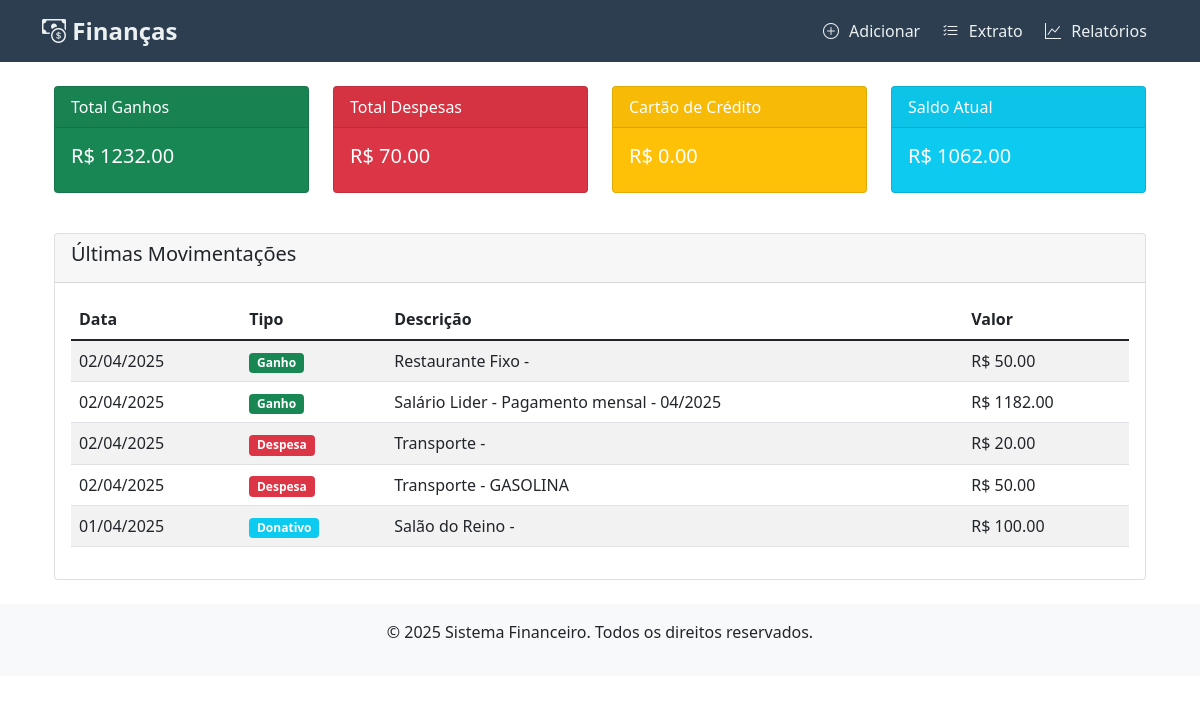
Before: / with the older database file.
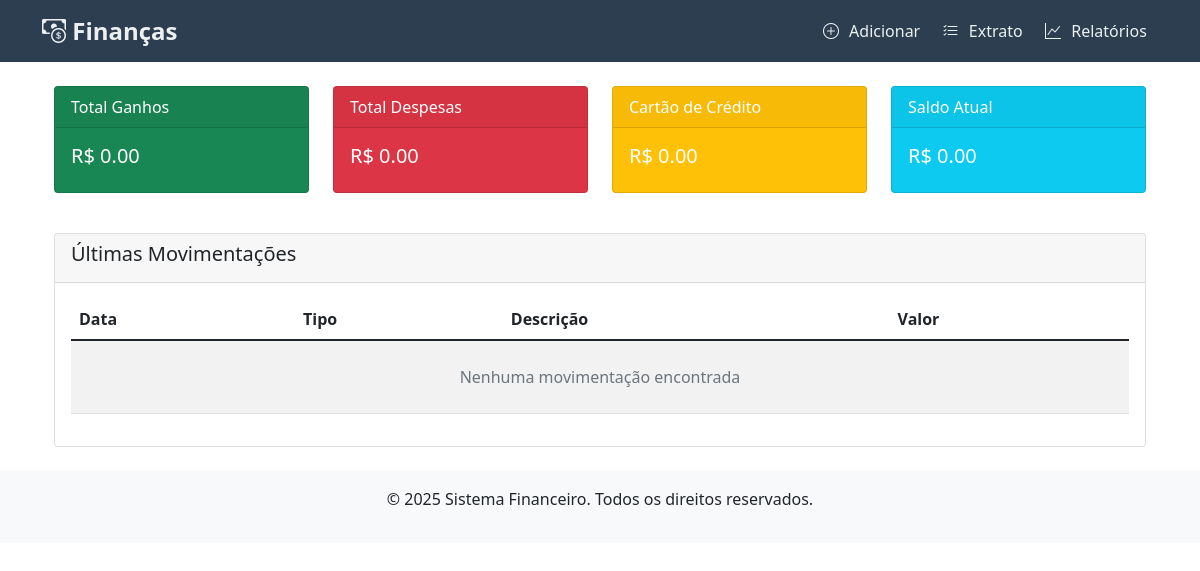
After: the same page with the newer database file.
### app.py (models this page shows)
class Ganho(db.Model):
    id = db.Column(db.Integer, primary_key=True)
    valor = db.Column(db.Float, nullable=False)
    data = db.Column(db.Date, nullable=False)
    origem = db.Column(db.String(50), nullable=False)
    ativo = db.Column(db.Boolean, default=True, nullable=False)
    descricao = db.Column(db.String(200))

class Despesa(db.Model):
    id = db.Column(db.Integer, primary_key=True)
    valor = db.Column(db.Float, nullable=False)
    data = db.Column(db.Date, nullable=False)
    categoria = db.Column(db.String(50), nullable=False)
    ativo = db.Column(db.Boolean, default=True, nullable=False)
    descricao = db.Column(db.String(200))

class Donativo(db.Model):
    id = db.Column(db.Integer, primary_key=True)
    valor = db.Column(db.Float, nullable=False)
    data = db.Column(db.Date, nullable=False)
    instituicao = db.Column(db.String(100), nullable=False)
    ativo = db.Column(db.Boolean, default=True, nullable=False)
    descricao = db.Column(db.String(200))

### app.py (the view)
@app.route('/')
def dashboard():
    try:
        totals = {
            'ganhos': float(db.session.query(func.sum(Ganho.valor)).filter(Ganho.ativo == True).scalar() or 0),
            'despesas': float(db.session.query(func.sum(Despesa.valor))
                         .filter(Despesa.ativo == True)
                         .scalar() or 0),
            'cartao': float(db.session.query(func.sum(CartaoCredito.valor))
                          .filter(CartaoCredito.ativo == True)
                          .scalar() or 0),
            'donativos': float(db.session.query(func.sum(Donativo.valor))
                         .filter(Donativo.ativo == True)
                         .scalar() or 0)
        }
        totals['saldo'] = totals['ganhos'] - totals['despesas'] - totals['cartao'] - totals['donativos']
        transactions = []
        for model in [Ganho, Despesa, CartaoCredito, Donativo]:
            try:
                transactions.extend(model.query.filter(model.ativo == True)
                                  .order_by(model.data.desc())
                                  .limit(5)
                                  .all())
            except:
                continue
        transactions.sort(key=lambda x: x.data if x.data else date.min, reverse=True)
        return render_template('dashboard.html',
                            total_ganhos=totals['ganhos'],
                            total_despesas=totals['despesas'],
                            total_cartao=totals['cartao'],
                            total_donativos=totals['donativos'],
                            saldo=totals['saldo'],
                            movimentacoes=transactions[:5],
                            now=datetime.now())
    except Exception as e:
        app.logger.error(f'Erro no dashboard: {str(e)}', exc_info=True)
        flash('Ocorreu um erro ao carregar os dados. Tente novamente.', 'danger')
        return render_template('dashboard.html',
                            total_ganhos=0,
                            total_despesas=0,
                            total_cartao=0,
                            total_donativos=0,
                            saldo=0,
                            movimentacoes=[],
                            now=datetime.now())

### templates/dashboard.html
{% extends "base.html" %}
{% block content %}
<div class="container mt-4">
    <div class="row">
        <div class="col-md-3">
            <div class="card text-white bg-success mb-3 total-card">
                <div class="card-header">Total Ganhos</div>
                <div class="card-body">
                    <h5 class="card-title">R$ {{ "%.2f"|format(total_ganhos) }}</h5>
                </div>
            </div>
        </div>
        <div class="col-md-3">
            <div class="card text-white bg-danger mb-3 total-card">
                <div class="card-header">Total Despesas</div>
                <div class="card-body">
                    <h5 class="card-title">R$ {{ "%.2f"|format(total_despesas) }}</h5>
                </div>
            </div>
        </div>
        <div class="col-md-3">
            <div class="card text-white bg-warning mb-3 total-card">
                <div class="card-header">Cartão de Crédito</div>
                <div class="card-body">
                    <h5 class="card-title">R$ {{ "%.2f"|format(total_cartao) }}</h5>
                </div>
            </div>
        </div>
        <div class="col-md-3">
            <div class="card text-white bg-info mb-3 total-card">
                <div class="card-header">Saldo Atual</div>
                <div class="card-body">
                    <h5 class="card-title">R$ {{ "%.2f"|format(saldo) }}</h5>
                </div>
            </div>
        </div>
    </div>
    <div class="row mt-4">
        <div class="col-md-12">
            <div class="card">
                <div class="card-header">
                    <h5>Últimas Movimentações</h5>
                </div>
                <div class="card-body">
                    <table class="table table-striped">
                        <thead>
                            <tr>
                                <th>Data</th>
                                <th>Tipo</th>
                                <th>Descrição</th>
                                <th>Valor</th>
                            </tr>
                        </thead>
                        <tbody>
                            {% for mov in movimentacoes %}
                            <tr>
                                <td>{{ mov.data.strftime('%d/%m/%Y') }}</td>
                                <td>
                                    {% if mov.__class__.__name__ == 'Ganho' %}
                                        <span class="badge bg-success">Ganho</span>
                                    {% elif mov.__class__.__name__ == 'Despesa' %}
                                        <span class="badge bg-danger">Despesa</span>
                                    {% elif mov.__class__.__name__ == 'CartaoCredito' %}
                                        <span class="badge bg-warning">Cartão</span>
                                    {% else %}
                                        <span class="badge bg-info">Donativo</span>
                                    {% endif %}
                                </td>
                                <td>
                                    {% if mov.__class__.__name__ == 'Ganho' %}
                                        {{ mov.origem }} - {{ mov.descricao if mov.descricao else '' }}
                                    {% elif mov.__class__.__name__ == 'Despesa' %}
                                        {{ mov.categoria }} - {{ mov.descricao if mov.descricao else '' }}
                                    {% elif mov.__class__.__name__ == 'CartaoCredito' %}
                                        {{ mov.parcela }} - {{ mov.descricao if mov.descricao else '' }}
                                    {% else %}
                                        {{ mov.instituicao }} - {{ mov.descricao if mov.descricao else '' }}
                                    {% endif %}
                                </td>
                                <td>R$ {{ "%.2f"|format(mov.valor) }}</td>
                            </tr>
                            {% else %}
                            <tr>
                                <td colspan="4" class="text-center text-muted py-4">
                                    Nenhuma movimentação encontrada
                                </td>
                            </tr>
                            {% endfor %}
                        </tbody>
                    </table>
                </div>
            </div>
        </div>
    </div>
</div>
{% endblock %}

### templates/base.html (shortened to what this page needs)
<!DOCTYPE html>
<html lang="pt-BR">
<head>
    <link href="https://cdn.jsdelivr.net/npm/bootstrap@5.1.3/dist/css/bootstrap.min.css" rel="stylesheet">
    <link href="https://cdn.jsdelivr.net/npm/bootstrap-icons@1.8.0/font/bootstrap-icons.css" rel="stylesheet">
</head>
<body>
    <header>
        <nav class="navbar navbar-expand-lg navbar-dark">
            <div class="container">
                <a class="navbar-brand" href="{{ url_for('dashboard') }}">
                    <i class="bi bi-cash-coin"></i> Finanças
                </a>
                <div class="collapse navbar-collapse" id="navbarNav">
                    <ul class="navbar-nav ms-auto">
                        <li class="nav-item">
                            <a class="nav-link {% if request.endpoint == 'adicionar_movimentacao' %}active{% endif %}"
                               href="{{ url_for('adicionar_movimentacao') }}">
                                <i class="bi bi-plus-circle"></i> Adicionar
                            </a>
                        </li>
                        <li class="nav-item">
                            <a class="nav-link {% if request.endpoint == 'extrato' %}active{% endif %}"
                               href="{{ url_for('extrato') }}">
                                <i class="bi bi-list-check"></i> Extrato
                            </a>
                        </li>
                        <li class="nav-item">
                            <a class="nav-link {% if request.endpoint in ['relatorios', 'relatorio_mensal', 'relatorio_anual'] %}active{% endif %}"
                               href="{{ url_for('relatorios') }}">
                                <i class="bi bi-graph-up"></i> Relatórios
                            </a>
                        </li>
                    </ul>
                </div>
            </div>
        </nav>
    </header>
    <main class="container mt-4">
        {% block content %}{% endblock %}
    </main>
    <footer class="text-center py-3 mt-4 bg-light">
        <p>&copy; 2025 Sistema Financeiro. Todos os direitos reservados.</p>
    </footer>
</body>
</html>

### templates/base.html (style rules this page uses)
.navbar { background-color: #2c3e50 !important; }
.nav-link { color: #ecf0f1 !important; font-weight: 500; padding: 0.5rem 1rem; margin: 0 0.2rem; border-radius: 4px; transition: all 0.3s; }
.nav-link i { margin-right: 6px; }
.navbar-brand { font-weight: 700; color: #ecf0f1 !important; font-size: 1.5rem; }

Changed rows visible on the page:
no longer on this page (row edited): Ganho: data "02/04/2025", shows "Ganho", origem "Restaurante Fixo", valor "50.00"
no longer on this page (row edited): Ganho: data "02/04/2025", shows "Ganho", origem "Salário Lider", descricao "Pagamento mensal - 04/2025", valor "1182.00"
no longer on this page (row edited): Despesa: data "02/04/2025", shows "Despesa", categoria "Transporte", valor "20.00"
no longer on this page (row edited): Despesa: data "02/04/2025", shows "Despesa", categoria "Transporte", descricao "GASOLINA", valor "50.00"
no longer on this page (row edited): Donativo: data "01/04/2025", shows "Donativo", instituicao "Salão do Reino", valor "100.00"
Other visible differences:
{{ "%.2f"|format(total_ganhos) }}: "1232.00" → "0.00"
{{ "%.2f"|format(total_despesas) }}: "70.00" → "0.00"
{{ "%.2f"|format(saldo) }}: "1062.00" → "0.00"
text now shown: "Nenhuma movimentação encontrada"
